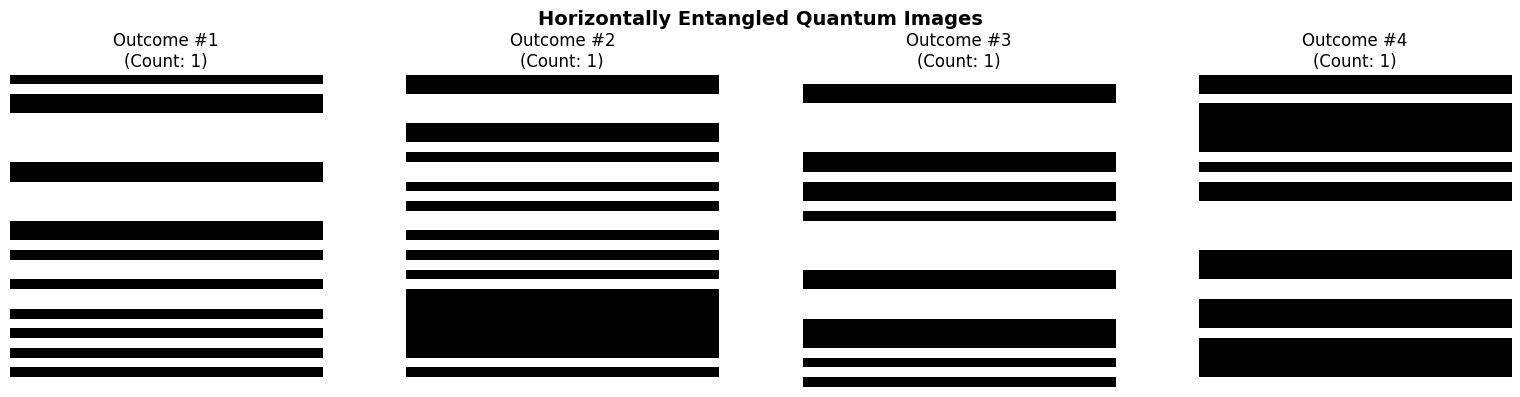
#> input picture side_quests/challenge_02_generative_quantum_art/images/bar_horzin.png, 1520 x 397 px
$ python -i utils_images.py   (imports and definitions only)
#> lines starting #> are read from the running program, lines starting #| are printed output that depends on the picture; after the words box and inside, x2 and y2 are one past the last pixel; in counts of white or black regions, pixels touching at a corner belong together
"""
Utility functions for loading and processing images for quantum circuits.
Supports binary (black/white), grayscale, and color image formats.
"""

from pathlib import Path
from PIL import Image
import numpy as np
import matplotlib.pyplot as plt


def _load_and_handle_transparency(image_path, background_color='white'):
    """
    Internal helper function to load an image and handle transparency.

    Parameters:
    -----------
    image_path : str or Path
        Path to the image file
    background_color : str or tuple, default='white'
        Background color for transparent areas. Can be 'white', 'black',
        or an RGB tuple like (255, 255, 255)
        Type: str | tuple[int, int, int]

    Returns:
    --------
    PIL.Image
        Loaded image with transparency handled (composited on specified background)
    """
#> called with image_path = 'images/bar_horzin.png', background_color = 'white'
    image_path = Path(image_path)
    if not image_path.exists():
        raise FileNotFoundError(f"Image not found: {image_path.resolve()}")

    # Open image
    img = Image.open(image_path)
#> img is the input picture: PIL image 1520x397 RGBA; mean R, G, B, A 169.3, 169.3, 169.3, 255

    # If image has transparency, composite it on a colored background
    if img.mode in ('RGBA', 'LA') or (img.mode == 'P' and 'transparency' in img.info):
        # Create background with specified color
        background = Image.new('RGB', img.size, background_color)  # type: ignore
#> background: PIL image 1520x397 RGB; every value is 255
        if img.mode == 'P':
            img = img.convert('RGBA')
        background.paste(img, mask=img.split()[-1] if img.mode in ('RGBA', 'LA') else None)
        img = background

    return img


def _resize_image(img, size):
    """
    Internal helper function to resize an image.

    Parameters:
    -----------
    img : PIL.Image
        Image to resize
    size : int or tuple or None
        Target size. If int, creates square image (size x size).
        If tuple (width, height). If None, returns image unchanged.

    Returns:
    --------
    PIL.Image
        Resized image (or original if size is None)
    """
    if size is not None:
        if isinstance(size, int):
            size = (size, size)
        img = img.resize(size, Image.Resampling.NEAREST)
    return img


def load_binary_image(image_path, size=None, threshold=128, background_color='white'):
    """
    Load an image and convert it to a binary (black/white) matrix.

    Parameters:
    -----------
    image_path : str or Path
        Path to the image file
    size : int or tuple, optional
        Target size. If int, creates square image (size x size).
        If tuple (width, height). If None, keeps original size.
    threshold : int, default=128
        Threshold value (0-255). Pixels below threshold become 1 (black),
        pixels above become 0 (white).
    background_color : str or tuple, default='white'
        Background color for transparent areas. Can be 'white', 'black',
        or an RGB tuple like (255, 255, 255)

    Returns:
    --------
    numpy.ndarray
        Binary matrix of 0s and 1s where 1 represents black pixels
    """
    # Load image and handle transparency
    img = _load_and_handle_transparency(image_path, background_color)

    # Convert to grayscale
    img = img.convert("L")
#> img: PIL image 1520x397 L

    # Resize if size specified
    img = _resize_image(img, size)

    # Convert to array and apply threshold
    pixel_array = np.array(img)
    binary_matrix = (pixel_array < threshold).astype(int)
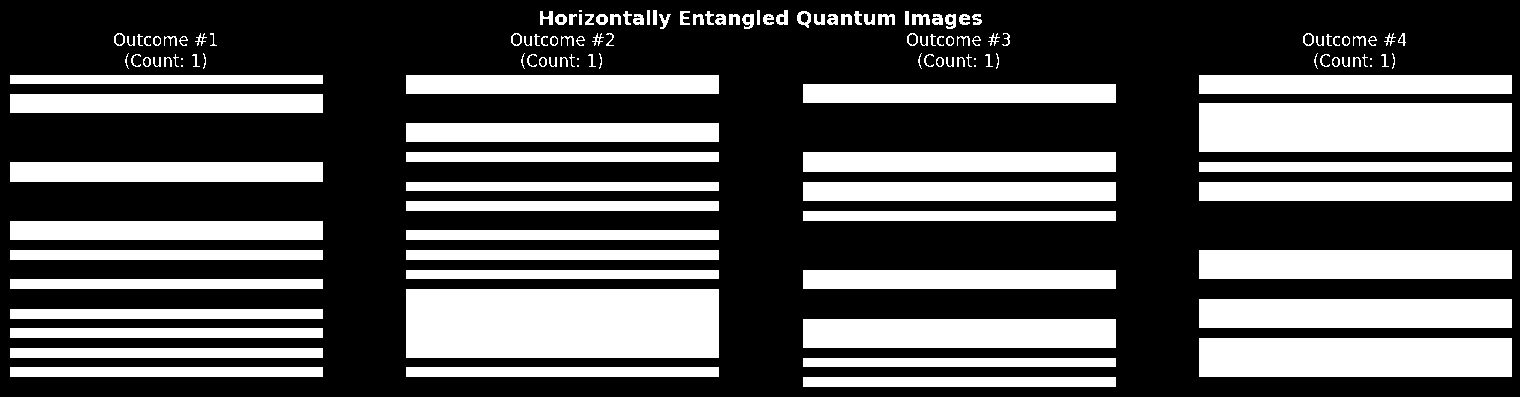
#> binary_matrix: shape (397, 1520) int64; values 0 (black) and 1 (white), 33.6% white; 146 white regions (9 under 20 px), largest, box (x1, y1, x2, y2) and area: (406, 289, 719, 358) 21597, (1199, 103, 1512, 152) 15337, (1199, 338, 1512, 377) 12207

    return binary_matrix


# [236 lines left out: functions load_grayscale_image, load_color_image, display_image, compare_grayscale_reconstruction, get_image_info, not called in this run]

>>> result = load_binary_image('images/bar_horzin.png')

$ run again, on side_quests/challenge_02_generative_quantum_art/images/bar_ver.png
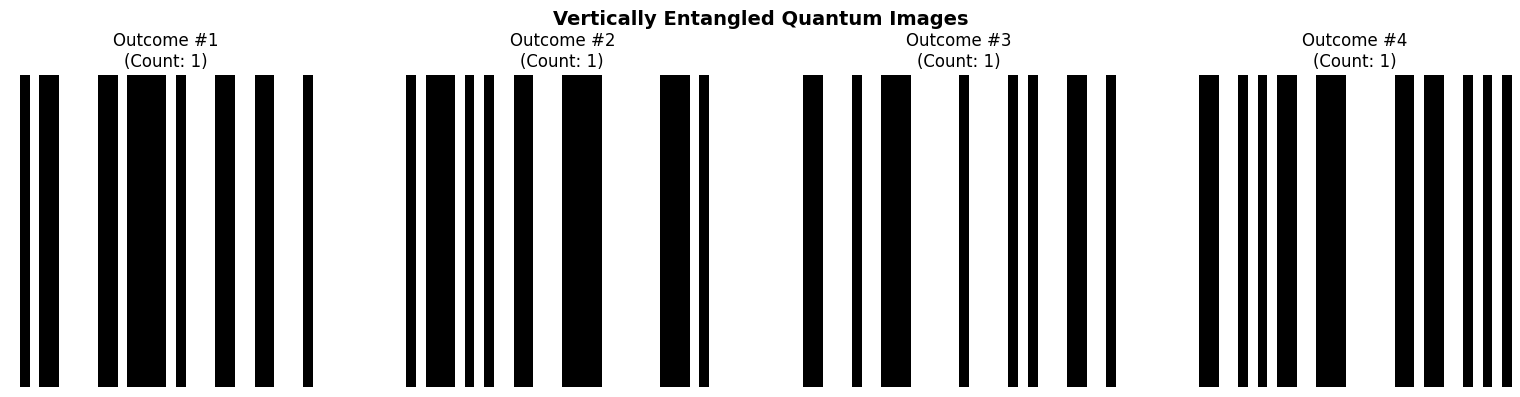
#> input picture side_quests/challenge_02_generative_quantum_art/images/bar_ver.png, 1520 x 397 px
#> in _load_and_handle_transparency, img is the input picture: PIL image 1520x397 RGBA; mean R, G, B, A 176.1, 176.1, 176.1, 255
#> img: PIL image 1520x397 L
#> in load_binary_image, `binary_matrix = (pixel_array < threshold).astype(int)`:
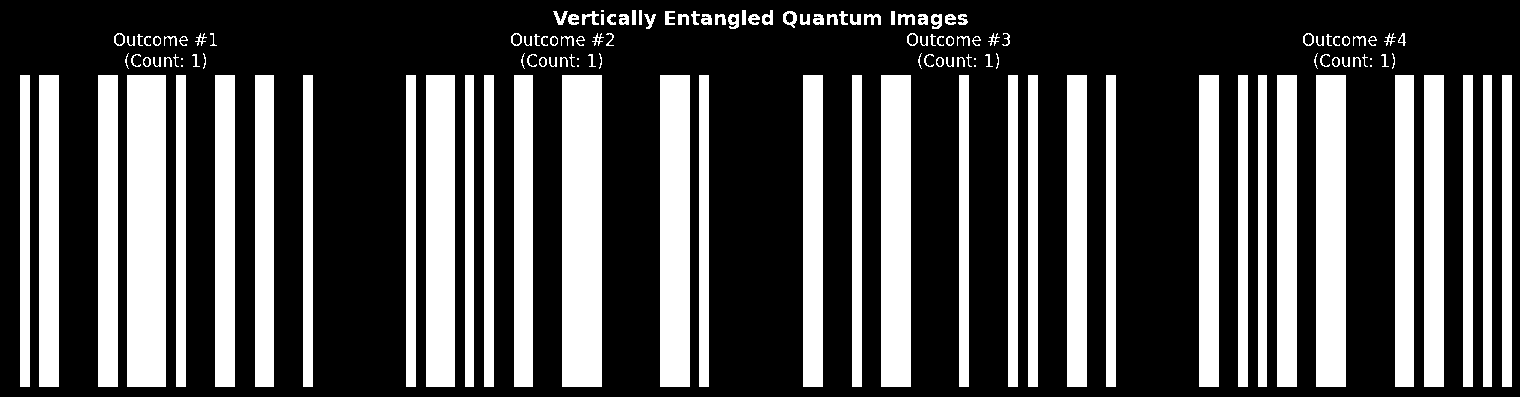
#> binary_matrix: shape (397, 1520) int64; values 0 (black) and 1 (white), 31% white; 142 white regions (9 under 20 px), largest, box (x1, y1, x2, y2) and area: (562, 75, 602, 387) 12480, (127, 75, 166, 387) 12168, (660, 75, 690, 387) 9360

$ run again, on side_quests/challenge_02_generative_quantum_art/images/caree_niveau_grai.png
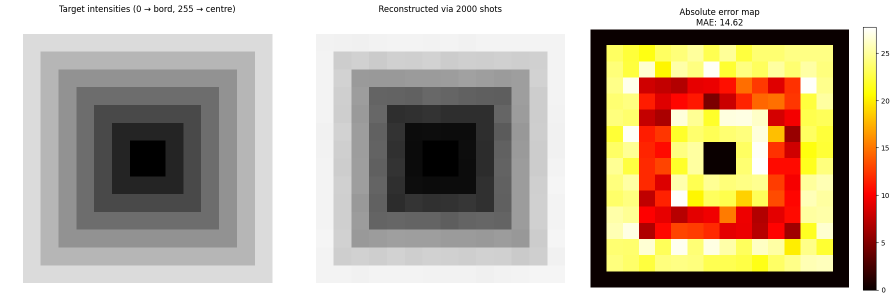
#> input picture side_quests/challenge_02_generative_quantum_art/images/caree_niveau_grai.png, 1789 x 612 px (shown at 1/2 size)
#> in _load_and_handle_transparency, img is the input picture: PIL image 1789x612 RGBA; mean R, G, B, A 191.8, 177.4, 159.2, 255
#> in load_binary_image, `img = img.convert("L")`:
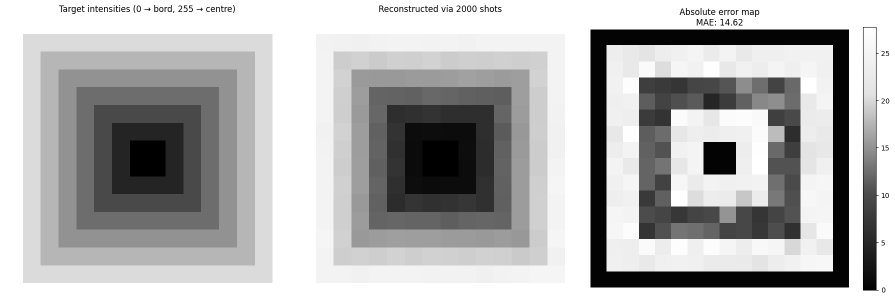
#> img: PIL image 1789x612 L (shown at 1/2 size); min 0, max 255, mean 179.7
#> in load_binary_image, `binary_matrix = (pixel_array < threshold).astype(int)`:
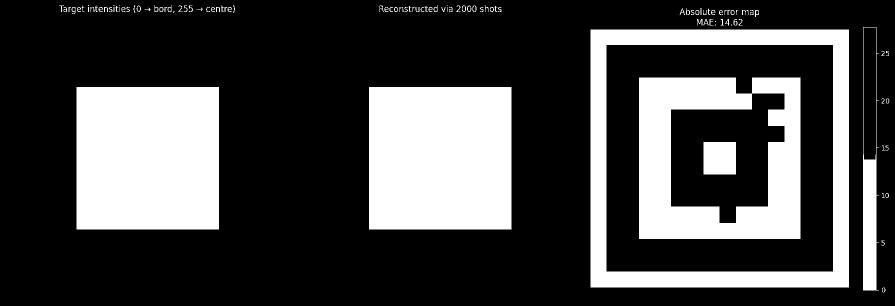
#> binary_matrix: shape (612, 1789) int64 (shown at 1/2 size); values 0 (black) and 1 (white), 27.4% white; 107 white regions (15 under 20 px), largest, box (x1, y1, x2, y2) and area: (153, 174, 438, 459) 81225, (738, 174, 1023, 459) 81225, (1181, 59, 1698, 575) 61563

$ run again, on side_quests/challenge_02_generative_quantum_art/images/carre.png
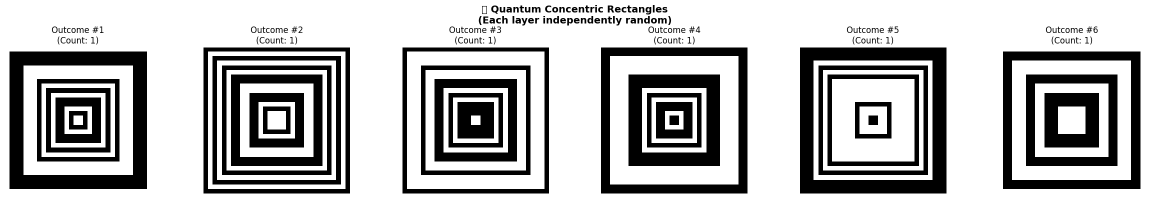
#> input picture side_quests/challenge_02_generative_quantum_art/images/carre.png, 2299 x 397 px (shown at 1/2 size)
#> in _load_and_handle_transparency, img is the input picture: PIL image 2299x397 RGBA; mean R, G, B, A 181, 181, 181, 255
#> img: PIL image 2299x397 L
#> in load_binary_image, `binary_matrix = (pixel_array < threshold).astype(int)`:
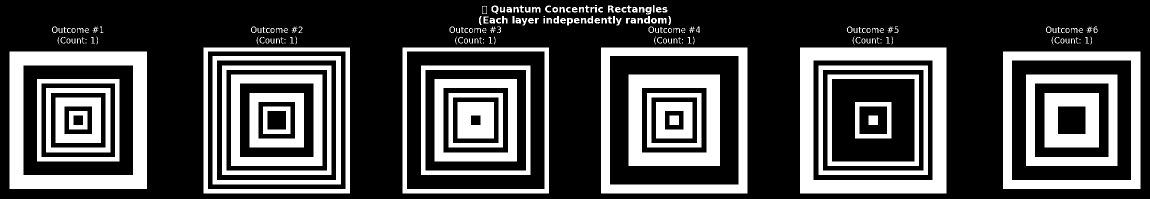
#> binary_matrix: shape (397, 2299) int64 (shown at 1/2 size); values 0 (black) and 1 (white), 29.1% white; 203 white regions (14 under 20 px), largest, box (x1, y1, x2, y2) and area: (1600, 95, 1893, 387) 28674, (19, 103, 294, 378) 27664, (1202, 95, 1495, 387) 19507
